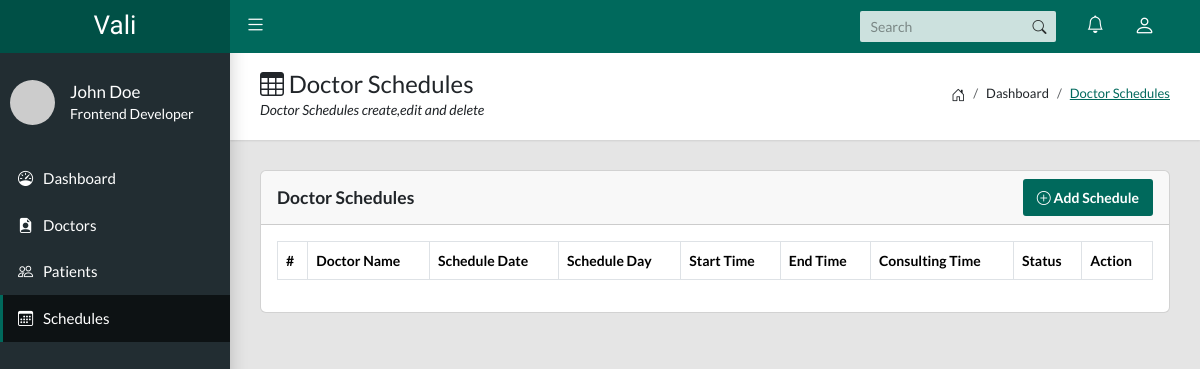
Page /admin/schedule.php on the earlier database version.
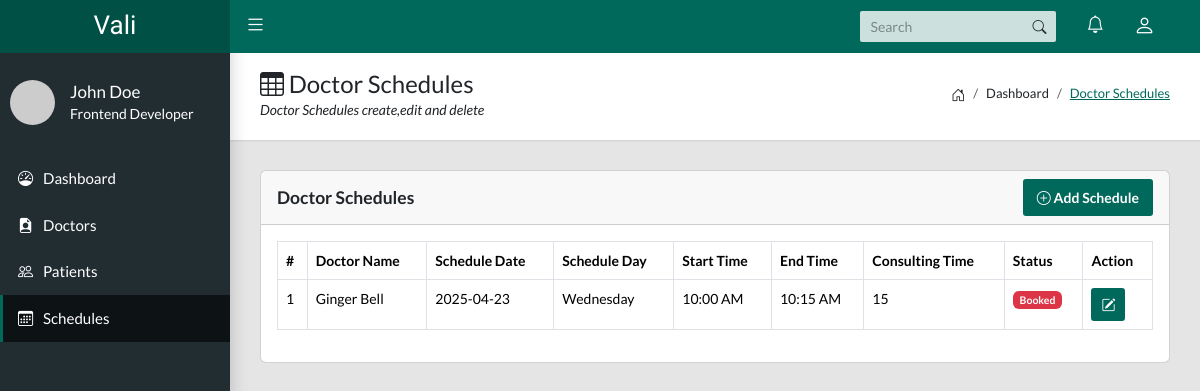
Same page on the later database version.
### tables this page shows
CREATE TABLE `schedules` (
  `id` int NOT NULL,
  `doctor_id` int NOT NULL,
  `schedule_date` date NOT NULL,
  `schedule_day` varchar(255) DEFAULT NULL,
  `start_time` varchar(50) NOT NULL,
  `end_time` varchar(50) NOT NULL,
  `consulting_time` int NOT NULL,
  `status` enum('Available','Booked') NOT NULL DEFAULT 'Available',
  `created_at` timestamp NULL DEFAULT NULL
);

CREATE TABLE `doctors` (
  `id` int NOT NULL,
  `user_id` int NOT NULL,
  `name` varchar(255) NOT NULL,
  `phone` varchar(255) NOT NULL,
  `image` varchar(255) NOT NULL,
  `address` mediumtext,
  `dob` date NOT NULL,
  `expert_in` varchar(255) DEFAULT NULL,
  `degree` varchar(255) DEFAULT NULL,
  `gender` varchar(255) NOT NULL,
  `status` enum('Active','Inactive') NOT NULL DEFAULT 'Active',
  `created_at` timestamp NULL DEFAULT CURRENT_TIMESTAMP
);

### admin/schedule.php (the view, shortened to what this page needs)
<?php
$pageTitle = 'Schedule';
include_once('layout/head.php');
?>
<body class="app sidebar-mini">
    <?php
    include_once('layout/header.php');
    ?>
    <?php
    include_once('layout/sidebar.php');
    ?>
    <main class="app-content">
        <div class="app-title">
            <div>
                <h1><i class="bi bi-table"></i> Doctor Schedules</h1>
                <p>Doctor Schedules create,edit and delete</p>
            </div>
            <ul class="app-breadcrumb breadcrumb side">
                <li class="breadcrumb-item"><i class="bi bi-house-door fs-6"></i></li>
                <li class="breadcrumb-item">Dashboard</li>
                <li class="breadcrumb-item active"><a href="#">Doctor Schedules</a></li>
            </ul>
        </div>
        <div class="row">
            <div class="col-md-12">
                <div class="card">
                    <div class="card-header">
                        <div class="row align-items-center">
                            <div class="col-md-6">
                                <h5 class="tile-title mb-0">Doctor Schedules</h5>
                            </div>
                            <div class="col-md-6 text-end">
                                <a href="schedule_add.php" class="btn btn-primary">
                                    <i class="bi bi-plus-circle me-2"></i> Add Schedule
                                </a>
                            </div>
                        </div>
                    </div>
                    <div class="card-body">
                        <div class="table-responsive">
                            <table class="table table-hover table-bordered" id="doctorTable">
                                <thead>
                                    <tr>
                                        <th>#</th>
                                        <th>Doctor Name</th>
                                        <th>Schedule Date</th>
                                        <th>Schedule Day</th>
                                        <th>Start Time</th>
                                        <th>End Time</th>
                                        <th>Consulting Time</th>
                                        <th>Status</th>
                                        <th>Action</th>
                                    </tr>
                                </thead>
                                <tbody>
                                    <?php
                                    $sql = "SELECT schedules.*, doctors.name as doctorName FROM schedules INNER JOIN doctors ON schedules.doctor_id=doctors.id ORDER BY schedules.created_at DESC;";
                                    $result = $conn->query($sql);
                                    if ($result->rowCount() > 0) {
                                        $rows = $result->fetchAll(PDO::FETCH_OBJ);
                                        foreach ($rows as $key => $row) { ?>
                                            <tr>
                                                <td><?php echo $key + 1 ?></td>
                                                <td><?php echo $row->doctorName; ?></td>
                                                <td><?php echo $row->schedule_date; ?></td>
                                                <td><?php echo $row->schedule_day; ?></td>
                                                <td><?php echo $row->start_time; ?></td>
                                                <td><?php echo $row->end_time; ?></td>
                                                <td><?php echo $row->consulting_time; ?></td>
                                                <td>
                                                    <?php
                                                    if ($row->status == 'Available') {
                                                        echo '<span class="badge bg-success">Available</span>';
                                                    } else {
                                                        echo '<span class="badge bg-danger">Booked</span>';
                                                    }
                                                    ?>
                                                </td>
                                                <td>
                                                    <a href="schedule_edit.php?id=<?php echo base64_encode($row->id) ?>" class="btn btn-primary btn-sm"><i class="bi bi-pencil-square"></i></a>
                                                </td>
                                            </tr>
                                    <?php }
                                    }
                                    ?>
                                </tbody>
                            </table>
                        </div>
                    </div>
                </div>
            </div>
        </div>
    </main>
</body>
</html>

### admin/layout/head.php (shortened to what this page needs)
<!DOCTYPE html>
<html lang="en">
<head>
    <link rel="stylesheet" href="https://cdn.datatables.net/v/bs5/dt-1.13.4/datatables.min.css">
    <link rel="stylesheet" href="js/plugins/dropify/dist/css/dropify.min.css">
    <link rel="stylesheet" href="js/plugins/datepicker/bootstrap-datepicker.min.css">
    <link rel="stylesheet" href="js/plugins/timepicker/jquery.timepicker.min.css">
    <link rel="stylesheet" href="css/parsley.css">
    <link rel="stylesheet" type="text/css" href="css/main.css">
    <link rel="stylesheet" type="text/css" href="https://cdn.jsdelivr.net/npm/bootstrap-icons@1.10.5/font/bootstrap-icons.css">
    <link href="css/custom.css" rel="stylesheet" />
</head>

### admin/layout/header.php (shortened to what this page needs)
<header class="app-header"><a class="app-header__logo" href="index.html">Vali</a>
    <a class="app-sidebar__toggle" href="#" data-toggle="sidebar" aria-label="Hide Sidebar"></a>
    <ul class="app-nav">
        <li class="app-search">
            <input class="app-search__input" type="search" placeholder="Search">
            <button class="app-search__button"><i class="bi bi-search"></i></button>
        </li>
        <li class="dropdown"><a class="app-nav__item" href="#" data-bs-toggle="dropdown" aria-label="Show notifications"><i class="bi bi-bell fs-5"></i></a>
        </li>
        <li class="dropdown"><a class="app-nav__item" href="#" data-bs-toggle="dropdown" aria-label="Open Profile Menu"><i class="bi bi-person fs-4"></i></a>
        </li>
    </ul>
</header>

### admin/layout/sidebar.php (shortened to what this page needs)
<aside class="app-sidebar">
    <div class="app-sidebar__user"><img class="app-sidebar__user-avatar" src="https://randomuser.me/api/portraits/men/1.jpg" alt="User Image">
        <div>
            <p class="app-sidebar__user-name">John Doe</p>
            <p class="app-sidebar__user-designation">Frontend Developer</p>
        </div>
    </div>
    <ul class="app-menu">
        <li>
            <a class="app-menu__item <?php echo  $pageTitle  == 'Admin' ? 'active' : ''; ?>" href="dashboard.php"><i class="app-menu__icon bi bi-speedometer"></i><span class="app-menu__label">Dashboard</span>
            </a>
        </li>
        <li>
            <a class="app-menu__item <?php echo  $pageTitle  == 'Doctors' ? 'active' : ''; ?>" href="doctor.php"><i class="app-menu__icon bi bi-file-earmark-person-fill"></i><span class="app-menu__label">Doctors</span>
            </a>
        </li>
        <li>
            <a class="app-menu__item <?php echo  $pageTitle  == 'Patients' ? 'active' : ''; ?>" href="patient.php"><i class="app-menu__icon bi bi-people"></i><span class="app-menu__label">Patients</span>
            </a>
        </li>
        <li>
            <a class="app-menu__item <?php echo  $pageTitle  == 'Schedule' ? 'active' : ''; ?>" href="schedule.php"><i class="app-menu__icon bi bi-calendar3"></i><span class="app-menu__label">Schedules</span>
            </a>
        </li>
    </ul>
</aside>

### admin/css/custom.css (style rules this page uses)
.bi { margin-right: 0 !important; }

Differences in the rows shown:
added schedules: doctor.name "Ginger Bell", schedule_date "2025-04-23", schedule_day "Wednesday", start_time "10:00 AM", end_time "10:15 AM", consulting_time "15", status "Booked"
